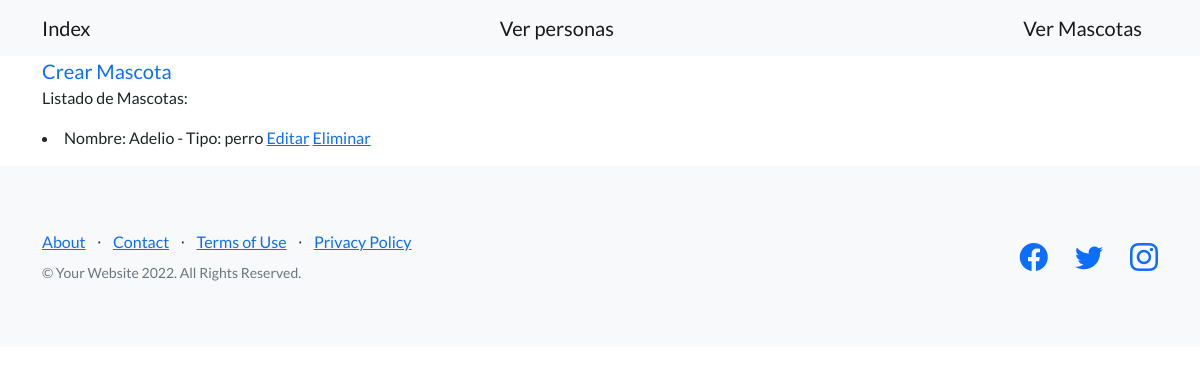
The page /avanzado/mascotas/ on the database as committed earlier.
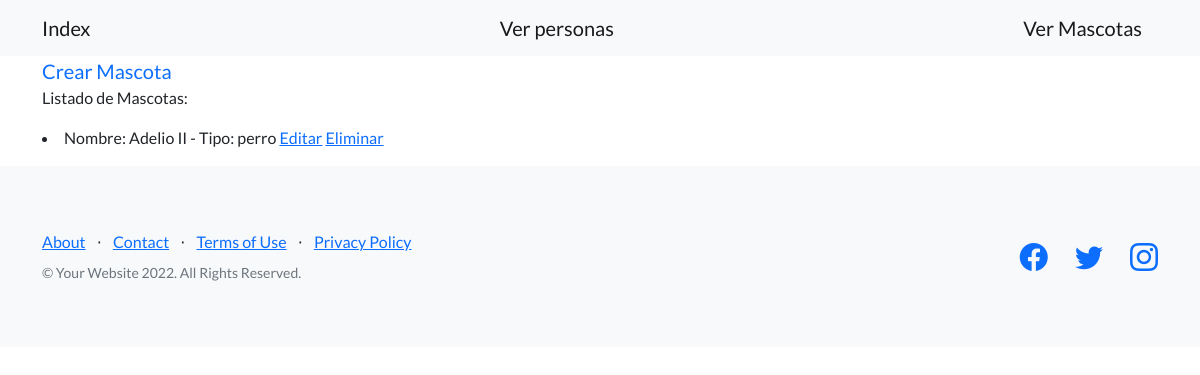
The same page on the database as committed later.
### avanzado/models.py (models this page shows)
class Mascota(models.Model):
    nombre = models.CharField(max_length=20)
    tipo  = models.CharField(max_length=20)
    edad = models.IntegerField()
    fecha_nacimiento = models.DateField()
    def __str__(self):
        return f'Nombre: {self.nombre} - Tipo: {self.tipo}'

### avanzado/views.py (the view)
# urls.py: path('mascotas/', views.ListaMascotas.as_view(), name='ver_mascotas'),
class ListaMascotas(ListView):
    model = Mascota
    template_name = 'avanzado/ver_mascotas_cbv.html'

### avanzado/templates/avanzado/ver_mascotas_cbv.html (shortened to what this page needs)
{% extends 'padres/base.html' %}
{% block mi_contenido %}
<a class="navbar-brand" href={% url 'crear_mascota' %}>Crear Mascota</a>
<p>Listado de Mascotas:</p>
<p>
    {% if object_list %}
        {% for mascota in object_list %}
            <li>
                {{mascota}}
                <a href={% url 'editar_mascota' mascota.id %}>Editar</a>
                <a href={% url 'eliminar_mascota' mascota.id %}>Eliminar</a>
            </li>
        {% endfor %}
    {% else %}
        <p>No se encontraron resultados.</p>
    {% endif %}
</p>
{% endblock mi_contenido %}

Rows that differ between the two databases and show on the page:
changed Mascota: nombre+tipo "Nombre: Adelio - Tipo: perro" → "Nombre: Adelio II - Tipo: perro"
